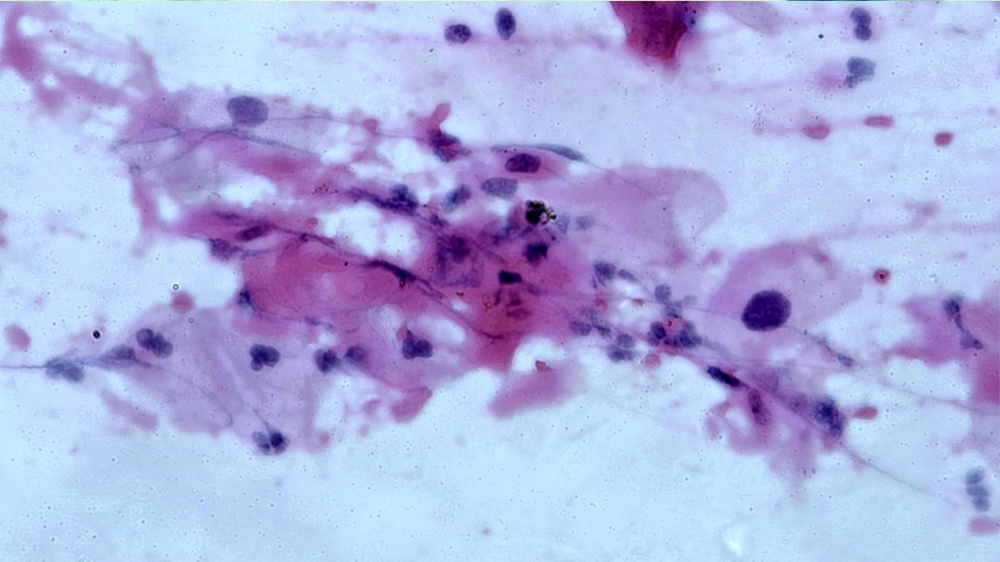
#> input picture day26/dataset/1.jpg, 1000 x 562 px, shrunk from 3264 x 1836 before the run
$ jupyter execute day26.ipynb
#> lines starting #> are read from the running program, lines starting #| are printed output that depends on the picture
Basic Python: - Work with Image Data<br>
1. Mô  tả: <b>Computer Vision:</b> là một lĩnh vực khoa học máy tính.<br>
Ứng dụng trong nhiều lính vực:<br>
- Nhận diện đối tượng<br>
- Xử lý ảnh y khoa<br>
- Robotic...<br>

[cell 1]
import cv2
import matplotlib.pyplot as plt
import numpy as np

Đọc và hiển thị ảnh

[cell 2]
# [5 lines of commented-out code are left out]

[cell 3]
img = cv2.imread('./dataset/1.jpg', 0)
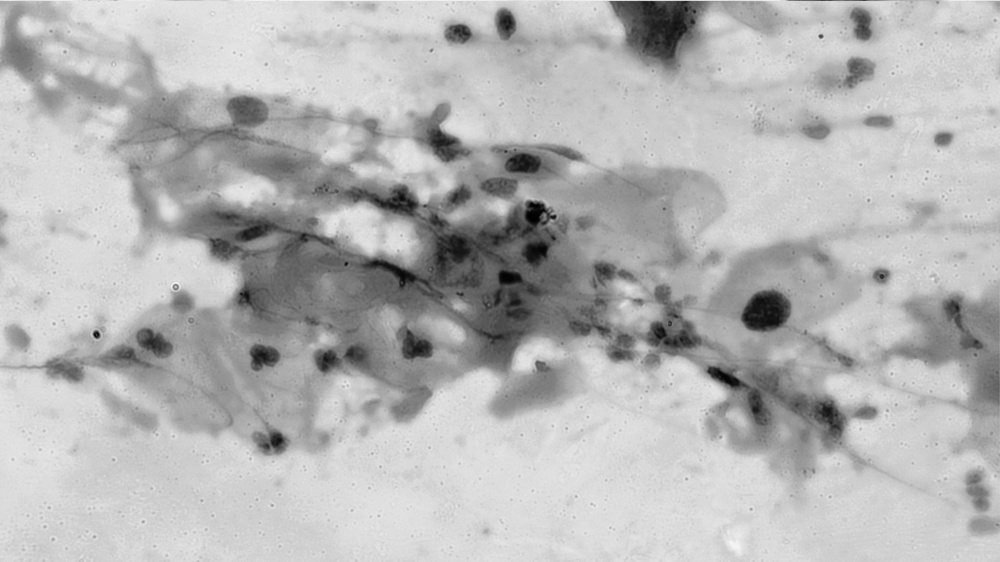
#> img: shape (562, 1000); min 0, max 246, mean 181.1

#using matplotlib to display image
plt.imshow(img, cmap='gray')
plt.show()

Tăng, Giảm độ sáng

[cell 4]
#Read image
img = cv2.imread('./dataset/1.jpg')
#> img is the input picture: shape (562, 1000, 3); mean B, G, R 224.2, 177.1, 172.5
img = cv2.cvtColor(img, cv2.COLOR_BGR2RGB)

# Adjust brightness
new_img = img.astype(np.float32) + 50
new_img = np.clip(new_img, 0, 255)
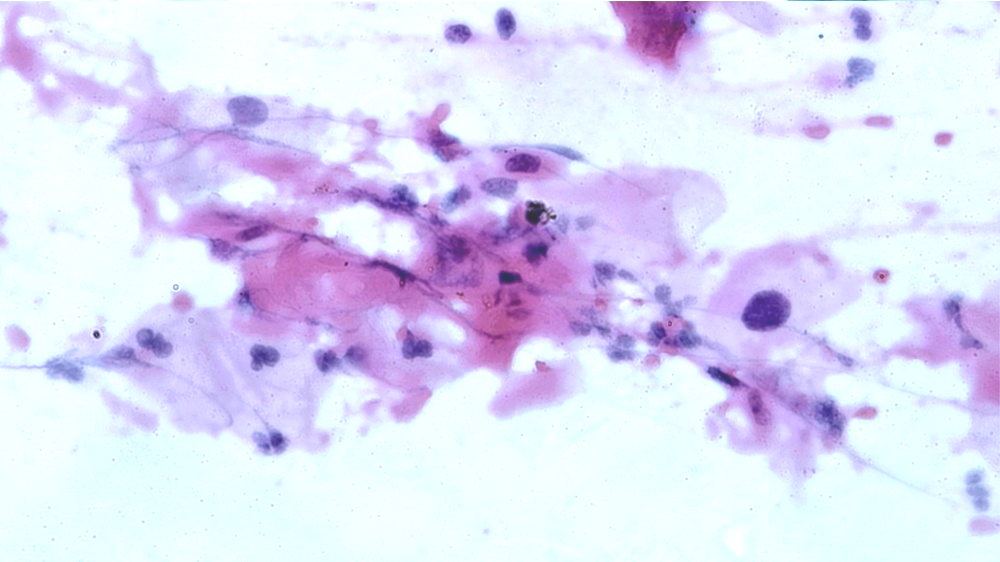
#> new_img: shape (562, 1000, 3) float32; mean R, G, B 222.5, 221.5, 247.3
new_img = new_img.astype(np.uint8)

Chuyển đổi không gian màu

[cell 5]
img = cv2.imread('./dataset/1.jpg')
img = cv2.cvtColor(img, cv2.COLOR_BGR2RGB)

plt.imshow(img)
plt.show()

2. Bài tập<br>
Câu 1:

[cell 6]
img_1 = cv2.imread('./dataset/1.jpg')
img_1 = cv2.cvtColor(img_1, cv2.COLOR_BGR2RGB)

plt.imshow(img_1, cmap='gray')
plt.show()

Câu 2:

[cell 7]
img_1 = cv2.imread('./dataset/1.jpg',0)

plt.imshow(img_1, cmap='gray')
plt.show()

Câu 3

[cell 8]
new_img = img.astype(np.float32) + 50
new_img = np.clip(new_img, 0, 255)
new_img = new_img.astype(np.uint8)

[cell 9]
new_img_2 = img.astype(np.float32) - 50
new_img_2 = np.clip(new_img_2, 0, 255)
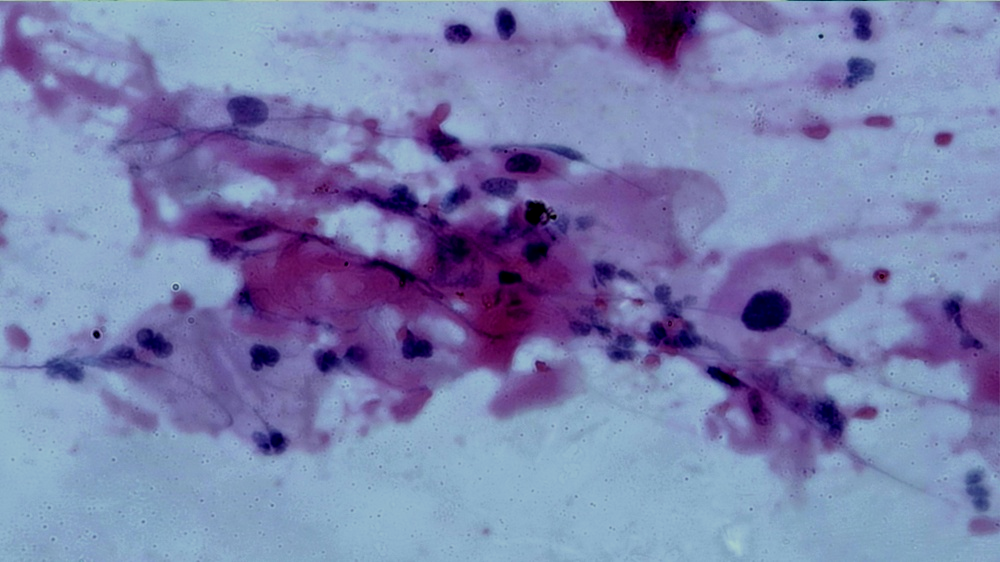
#> new_img_2: shape (562, 1000, 3) float32; mean R, G, B 122.6, 127.9, 174.2
new_img_2 = new_img_2.astype(np.uint8)

[cell 10]
fig, axes = plt.subplots(2, 2, figsize=(25, 10))

#Display images
axes[0,0].imshow(img_1, cmap='gray')
# axes[0,0].axis('off')
axes[0,0].set_title('Original Image')

axes[0,1].imshow(new_img, cmap='gray')
axes[0,1].axis('off')
axes[0,1].set_title('Brightness Image')

axes[1,0].imshow(new_img_2, cmap='gray')
axes[1,0].axis('off')
axes[1,0].set_title('Darkness Image')

axes[1, 1].axis('off')
#Show the plot
plt.show()
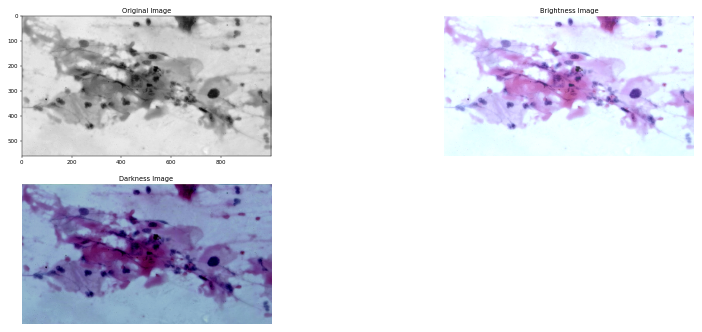
#> figure drawn by matplotlib, 3 panels

$ run again, with day26/dataset/10.jpg copied over day26/dataset/1.jpg
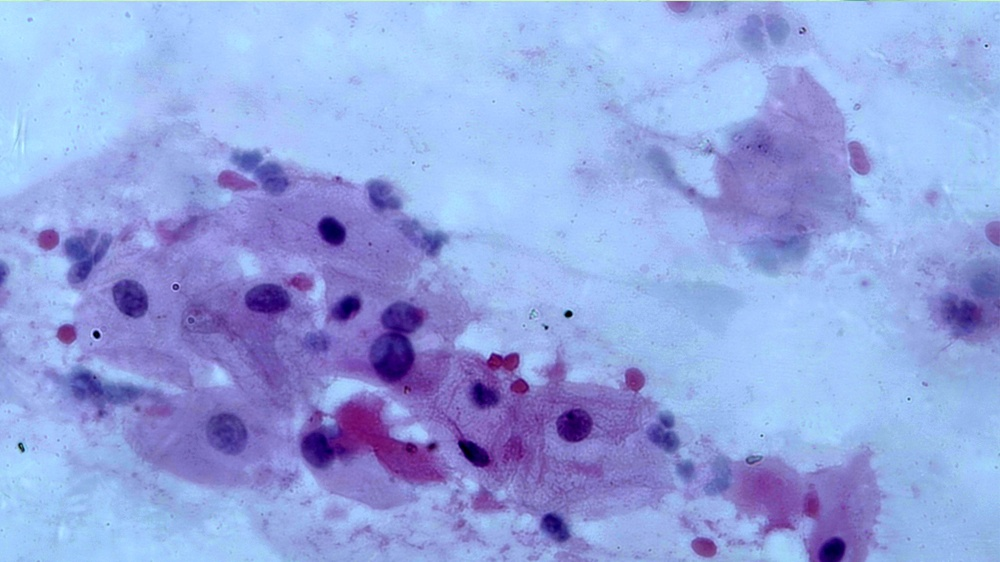
#> input picture day26/dataset/10.jpg, 1000 x 562 px, shrunk from 3264 x 1836 before the run
#> img is the input picture: shape (562, 1000, 3); mean B, G, R 224.5, 164.2, 147.4
#> `new_img_2 = np.clip(new_img_2, 0, 255)`:
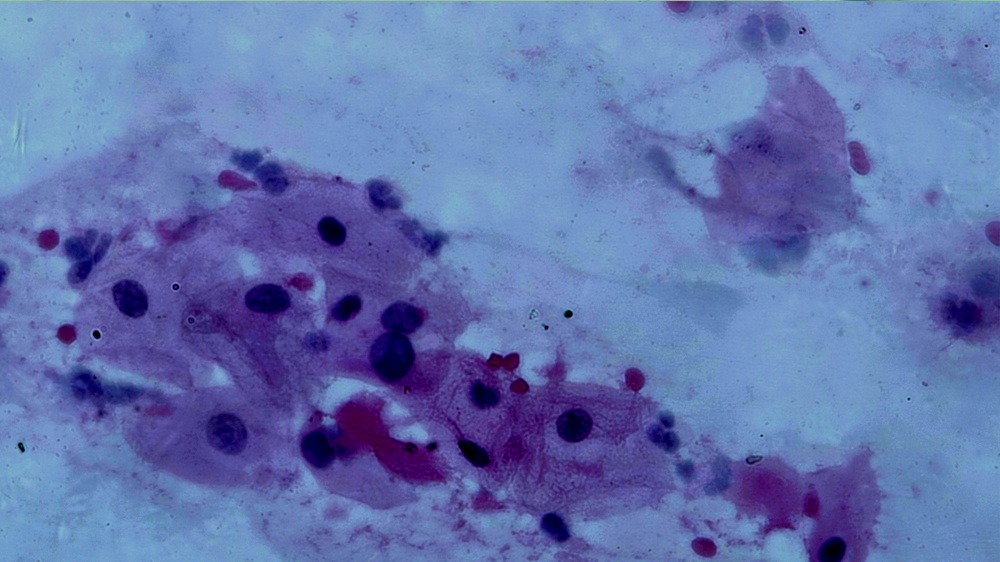
#> new_img_2: shape (562, 1000, 3) float32; mean R, G, B 97.5, 114.9, 174.5
#> `plt.show()`:
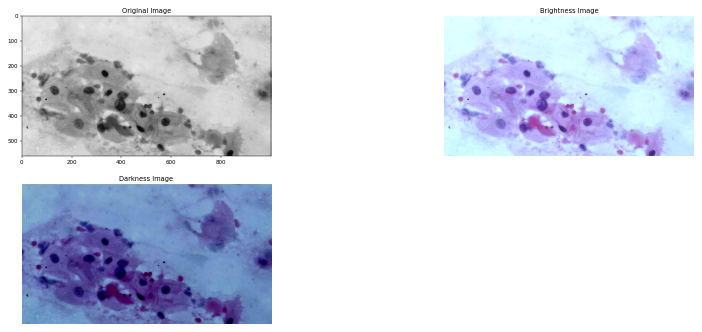
#> figure drawn by matplotlib, 3 panels

$ run again, with day26/dataset/2.jpg copied over day26/dataset/1.jpg
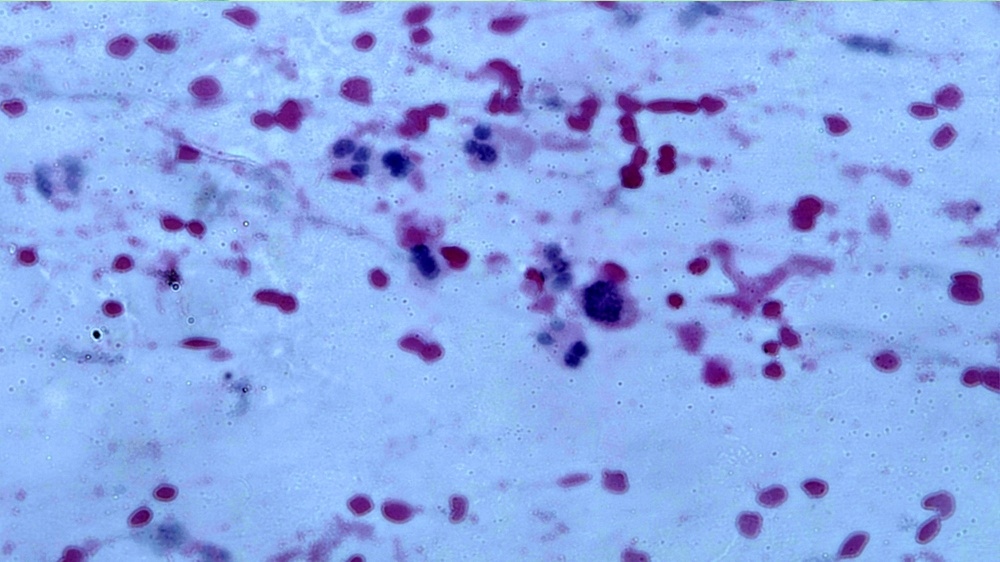
#> input picture day26/dataset/2.jpg, 1000 x 562 px, shrunk from 3264 x 1836 before the run
#> img is the input picture: shape (562, 1000, 3); mean B, G, R 233.7, 169.8, 140.3
#> `new_img_2 = np.clip(new_img_2, 0, 255)`:
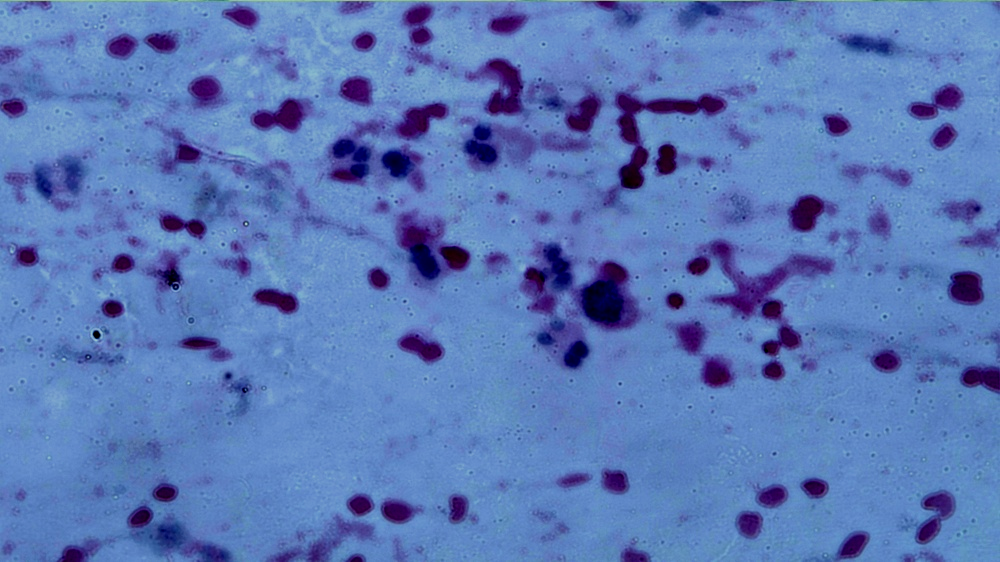
#> new_img_2: shape (562, 1000, 3) float32; mean R, G, B 90.5, 120.8, 183.7
#> `plt.show()`:
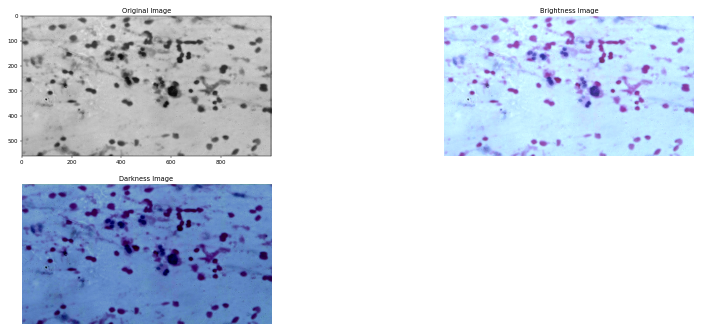
#> figure drawn by matplotlib, 3 panels

$ run again, with day26/dataset/3.jpg copied over day26/dataset/1.jpg
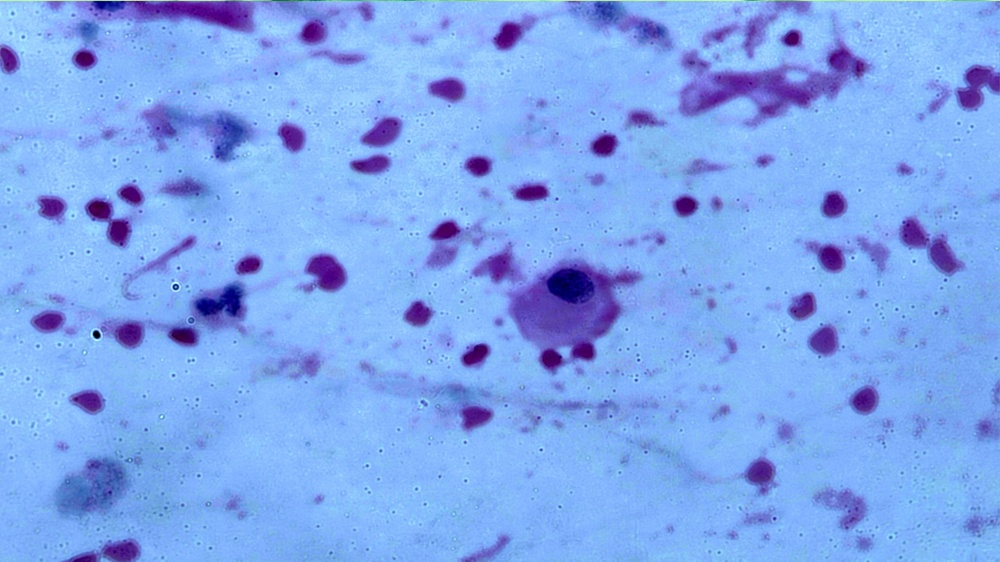
#> input picture day26/dataset/3.jpg, 1000 x 562 px, shrunk from 3264 x 1836 before the run
#> img is the input picture: shape (562, 1000, 3); mean B, G, R 239.4, 167.4, 126.7
#> `new_img_2 = np.clip(new_img_2, 0, 255)`:
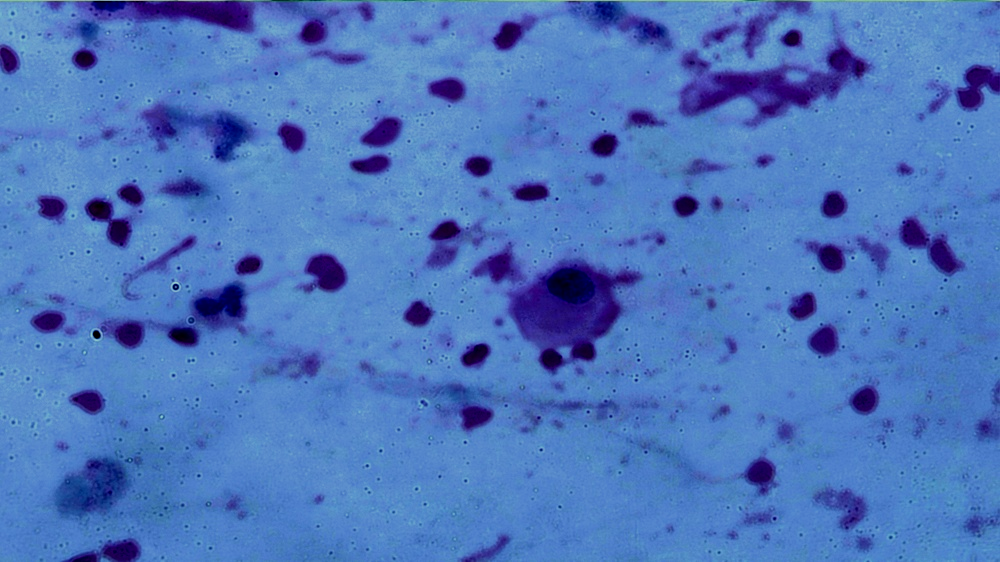
#> new_img_2: shape (562, 1000, 3) float32; mean R, G, B 76.9, 118.3, 189.4
#> `plt.show()`:
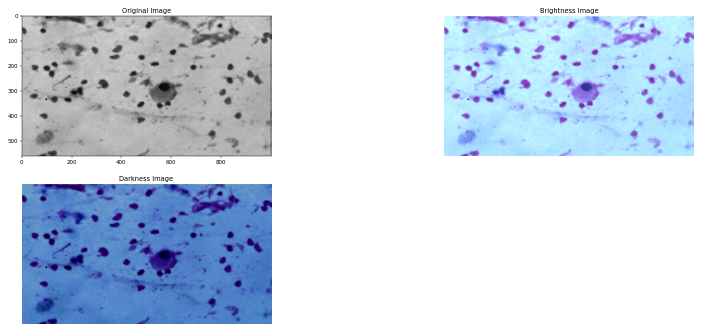
#> figure drawn by matplotlib, 3 panels
